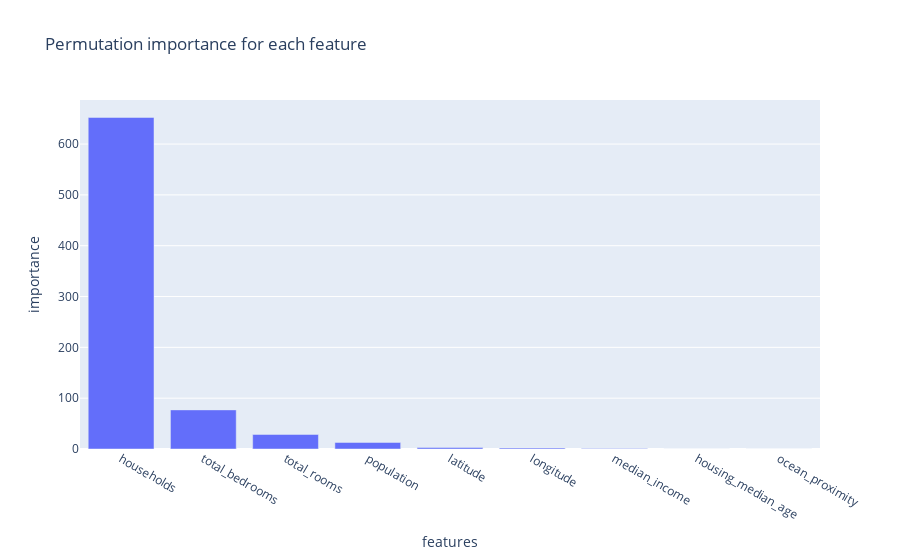

Write notebook code for a chart like this one.
### Code cell
px.bar(x=importances['feature'], y=importances['importance'], title="Permutation importance for each feature", labels={'x': 'features', 'y':'importance'})

### Figure 1 — Plotly figure (JSON) as saved in the notebook; plotly's stock layout.template omitted (floating-point values rounded to 4 significant figures)
{"data": [{"alignmentgroup": "True", "hovertemplate": "features=%{x}<br>importance=%{y}<extra></extra>", "legendgroup": "", "marker": {"color": "#636efa", "pattern": {"shape": ""}}, "name": "", "offsetgroup": "", "orientation": "v", "showlegend": false, "textposition": "auto", "type": "bar", "x": ["households", "total_bedrooms", "total_rooms", "population", "latitude", "longitude", "median_income", "housing_median_age", "ocean_proximity"], "xaxis": "x", "y": [652.3, 76.97, 28.62, 12.88, 2.896, 1.964, 0.9822, 0.1178, 0.02814], "yaxis": "y"}], "layout": {"autosize": true, "barmode": "relative", "legend": {"tracegroupgap": 0}, "title": {"text": "Permutation importance for each feature"}, "xaxis": {"anchor": "y", "autorange": true, "domain": [0, 1], "range": [-0.5, 8.5], "title": {"text": "features"}, "type": "category"}, "yaxis": {"anchor": "x", "autorange": true, "domain": [0, 1], "range": [0, 686.7], "title": {"text": "importance"}, "type": "linear"}}}
